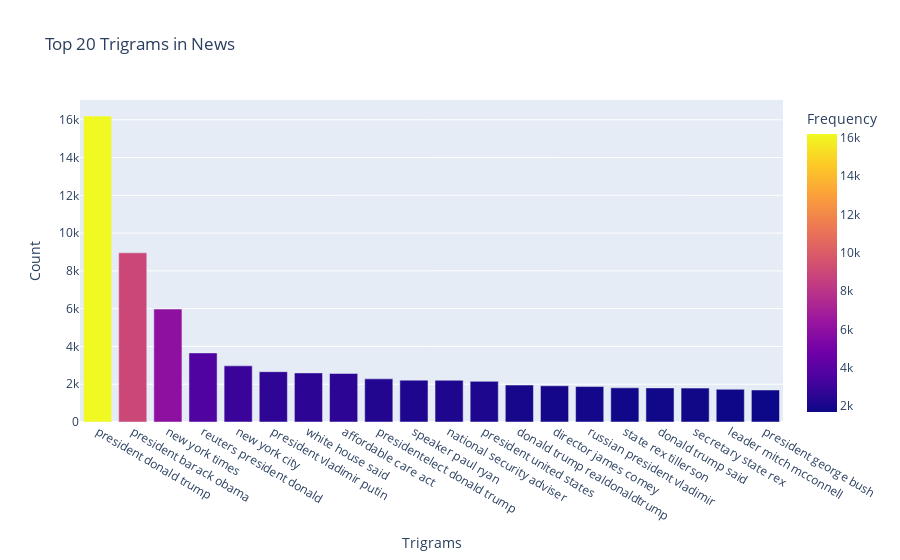

Here is the notebook cell this chart was saved with:
### Code cell
#Function to get top trigram words

def get_top_n_trigram(corpus, n=None):
    vec = CountVectorizer(ngram_range=(3, 3), stop_words='english').fit(corpus)
    bag_of_words = vec.transform(corpus)
    sum_words = bag_of_words.sum(axis=0) 
    words_freq = [(word, sum_words[0, idx]) for word, idx in vec.vocabulary_.items()]
    words_freq = sorted(words_freq, key=lambda x: x[1], reverse=True)
    return words_freq[:n]

# Assuming clean_news is a DataFrame with a column 'news'
common_trigrams = get_top_n_trigram(clean_news['text'], 20)

# Printing the trigram and frequency
for trigram, freq in common_trigrams:
    print(trigram, freq)

# Creating the DataFrame of trigrams and frequency
df6 = pd.DataFrame(common_trigrams, columns=['trigram', 'count'])

# Plotting using Plotly for better visualization
fig = px.bar(df6, x='trigram', y='count', title='Top 20 Trigrams in News',
             labels={'trigram': 'Trigrams', 'count': 'Frequency'},
             color='count')

fig.update_layout(yaxis_title='Count', xaxis_title='Trigrams')
fig.show()

### Figure 1 — Plotly figure (JSON) as saved in the notebook; plotly's stock layout.template omitted (floating-point values rounded to 4 significant figures)
{"data": [{"alignmentgroup": "True", "hovertemplate": "Trigrams=%{x}<br>Frequency=%{marker.color}<extra></extra>", "legendgroup": "", "marker": {"color": [16193, 8957, 5978, 3657, 2973, 2664, 2599, 2567, 2283, 2216, 2208, 2152, 1956, 1919, 1877, 1809, 1806, 1794, 1732, 1694], "coloraxis": "coloraxis", "pattern": {"shape": ""}}, "name": "", "offsetgroup": "", "orientation": "v", "showlegend": false, "textposition": "auto", "type": "bar", "x": ["president donald trump", "president barack obama", "new york times", "reuters president donald", "new york city", "president vladimir putin", "white house said", "affordable care act", "presidentelect donald trump", "speaker paul ryan", "national security adviser", "president united states", "donald trump realdonaldtrump", "director james comey", "russian president vladimir", "state rex tillerson", "donald trump said", "secretary state rex", "leader mitch mcconnell", "president george bush"], "xaxis": "x", "y": [16193, 8957, 5978, 3657, 2973, 2664, 2599, 2567, 2283, 2216, 2208, 2152, 1956, 1919, 1877, 1809, 1806, 1794, 1732, 1694], "yaxis": "y"}], "layout": {"autosize": true, "barmode": "relative", "coloraxis": {"colorbar": {"title": {"text": "Frequency"}}, "colorscale": [[0, "#0d0887"], [0.1111, "#46039f"], [0.2222, "#7201a8"], [0.3333, "#9c179e"], [0.4444, "#bd3786"], [0.5556, "#d8576b"], [0.6667, "#ed7953"], [0.7778, "#fb9f3a"], [0.8889, "#fdca26"], [1, "#f0f921"]]}, "legend": {"tracegroupgap": 0}, "title": {"text": "Top 20 Trigrams in News"}, "xaxis": {"anchor": "y", "autorange": true, "domain": [0, 1], "range": [-0.5, 19.5], "title": {"text": "Trigrams"}, "type": "category"}, "yaxis": {"anchor": "x", "autorange": true, "domain": [0, 1], "range": [0, 17050.0], "title": {"text": "Count"}, "type": "linear"}}}
